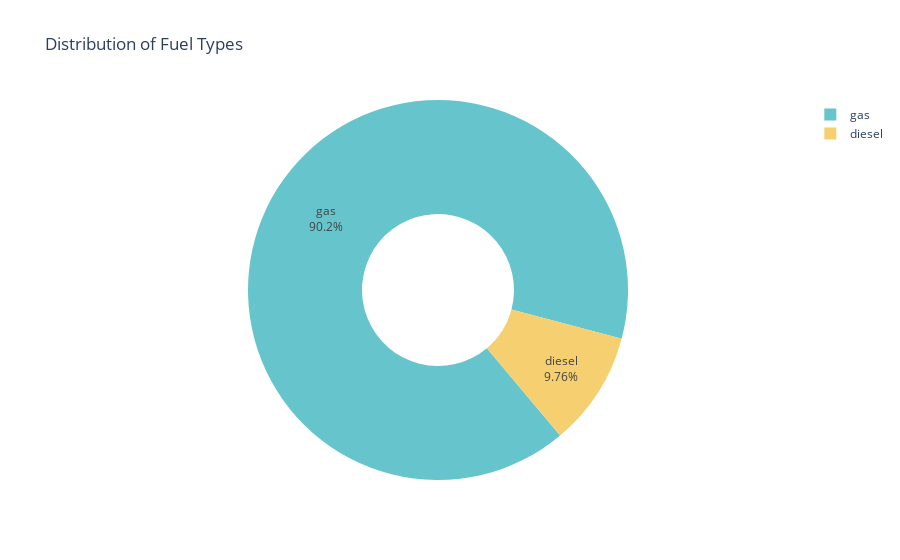

Notebook cell for this chart:
### Code cell
fueltype_counts = data['fueltype'].value_counts().reset_index()
fueltype_counts.columns = ['fueltype', 'count']

fig = px.pie(fueltype_counts,
             names='fueltype',
             values='count',
             title='Distribution of Fuel Types',
             hole=0.4,
             color_discrete_sequence=px.colors.qualitative.Pastel)

fig.update_traces(rotation=140, textinfo='percent+label')

fig.show()

### Figure 1 — Plotly figure (JSON) as saved in the notebook; plotly's stock layout.template omitted (floating-point values rounded to 4 significant figures)
{"data": [{"domain": {"x": [0, 1], "y": [0, 1]}, "hole": 0.4, "hovertemplate": "fueltype=%{label}<br>count=%{value}<extra></extra>", "labels": ["gas", "diesel"], "legendgroup": "", "name": "", "rotation": 140, "showlegend": true, "textinfo": "percent+label", "type": "pie", "values": [185, 20]}], "layout": {"legend": {"tracegroupgap": 0}, "piecolorway": ["rgb(102, 197, 204)", "rgb(246, 207, 113)", "rgb(248, 156, 116)", "rgb(220, 176, 242)", "rgb(135, 197, 95)", "rgb(158, 185, 243)", "rgb(254, 136, 177)", "rgb(201, 219, 116)", "rgb(139, 224, 164)", "rgb(180, 151, 231)", "rgb(179, 179, 179)"], "title": {"text": "Distribution of Fuel Types"}}}
